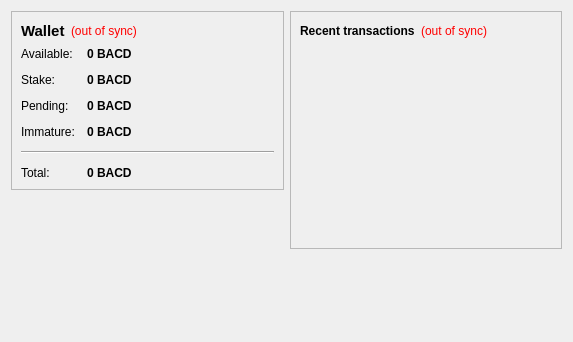
<?xml version="1.0" encoding="UTF-8"?>
<ui version="4.0">
 <class>OverviewPage</class>
 <widget class="QWidget" name="OverviewPage">
  <property name="geometry">
   <rect>
    <x>0</x>
    <y>0</y>
    <width>573</width>
    <height>342</height>
   </rect>
  </property>
  <property name="windowTitle">
   <string>Form</string>
  </property>
  <layout class="QHBoxLayout" name="horizontalLayout" stretch="1,1">
   <item>
    <layout class="QVBoxLayout" name="verticalLayout_2">
     <item>
      <widget class="QFrame" name="frame">
       <property name="frameShape">
        <enum>QFrame::StyledPanel</enum>
       </property>
       <property name="frameShadow">
        <enum>QFrame::Raised</enum>
       </property>
       <layout class="QVBoxLayout" name="verticalLayout_4">
        <item>
         <layout class="QHBoxLayout" name="horizontalLayout_4">
          <item>
           <widget class="QLabel" name="label_5">
            <property name="font">
             <font>
              <pointsize>11</pointsize>
              <weight>75</weight>
              <bold>true</bold>
             </font>
            </property>
            <property name="text">
             <string>Wallet</string>
            </property>
           </widget>
          </item>
          <item>
           <widget class="QLabel" name="labelWalletStatus">
            <property name="toolTip">
             <string>The displayed information may be out of date. Your wallet automatically synchronizes with the Backed network after a connection is established, but this process has not completed yet.</string>
            </property>
            <property name="styleSheet">
             <string notr="true">QLabel { color: red; }</string>
            </property>
            <property name="text">
             <string notr="true">(out of sync)</string>
            </property>
            <property name="alignment">
             <set>Qt::AlignLeading|Qt::AlignLeft|Qt::AlignVCenter</set>
            </property>
           </widget>
          </item>
          <item>
           <spacer name="horizontalSpacer_2">
            <property name="orientation">
             <enum>Qt::Horizontal</enum>
            </property>
            <property name="sizeHint" stdset="0">
             <size>
              <width>40</width>
              <height>20</height>
             </size>
            </property>
           </spacer>
          </item>
         </layout>
        </item>
        <item>
         <layout class="QFormLayout" name="formLayout_2">
          <property name="fieldGrowthPolicy">
           <enum>QFormLayout::AllNonFixedFieldsGrow</enum>
          </property>
          <property name="horizontalSpacing">
           <number>12</number>
          </property>
          <property name="verticalSpacing">
           <number>12</number>
          </property>
          <item row="0" column="0">
           <widget class="QLabel" name="label">
            <property name="text">
             <string>Available:</string>
            </property>
           </widget>
          </item>
          <item row="0" column="1">
           <widget class="QLabel" name="labelBalance">
            <property name="font">
             <font>
              <weight>75</weight>
              <bold>true</bold>
             </font>
            </property>
            <property name="cursor">
             <cursorShape>IBeamCursor</cursorShape>
            </property>
            <property name="toolTip">
             <string>Your current spendable balance</string>
            </property>
            <property name="text">
             <string notr="true">0 BACD</string>
            </property>
            <property name="textInteractionFlags">
             <set>Qt::LinksAccessibleByMouse|Qt::TextSelectableByKeyboard|Qt::TextSelectableByMouse</set>
            </property>
           </widget>
          </item>
          <item row="1" column="0">
           <widget class="QLabel" name="label_6">
            <property name="text">
             <string>Stake:</string>
            </property>
           </widget>
          </item>
          <item row="1" column="1">
           <widget class="QLabel" name="labelStake">
            <property name="font">
             <font>
              <weight>75</weight>
              <bold>true</bold>
             </font>
            </property>
            <property name="cursor">
             <cursorShape>IBeamCursor</cursorShape>
            </property>
            <property name="toolTip">
             <string>Total of coins that was staked, and do not yet count toward the current balance</string>
            </property>
            <property name="text">
             <string notr="true">0 BACD</string>
            </property>
            <property name="textInteractionFlags">
             <set>Qt::LinksAccessibleByMouse|Qt::TextSelectableByKeyboard|Qt::TextSelectableByMouse</set>
            </property>
           </widget>
          </item>
          <item row="2" column="0">
           <widget class="QLabel" name="label_3">
            <property name="text">
             <string>Pending:</string>
            </property>
           </widget>
          </item>
          <item row="2" column="1">
           <widget class="QLabel" name="labelUnconfirmed">
            <property name="font">
             <font>
              <weight>75</weight>
              <bold>true</bold>
             </font>
            </property>
            <property name="cursor">
             <cursorShape>IBeamCursor</cursorShape>
            </property>
            <property name="toolTip">
             <string>Total of transactions that have yet to be confirmed, and do not yet count toward the current balance</string>
            </property>
            <property name="text">
             <string notr="true">0 BACD</string>
            </property>
            <property name="textInteractionFlags">
             <set>Qt::LinksAccessibleByMouse|Qt::TextSelectableByKeyboard|Qt::TextSelectableByMouse</set>
            </property>
           </widget>
          </item>
          <item row="3" column="0">
           <widget class="QLabel" name="labelImmatureText">
            <property name="text">
             <string>Immature:</string>
            </property>
           </widget>
          </item>
          <item row="3" column="1">
           <widget class="QLabel" name="labelImmature">
            <property name="font">
             <font>
              <weight>75</weight>
              <bold>true</bold>
             </font>
            </property>
            <property name="toolTip">
             <string>Mined balance that has not yet matured</string>
            </property>
            <property name="text">
             <string notr="true">0 BACD</string>
            </property>
            <property name="textInteractionFlags">
             <set>Qt::LinksAccessibleByMouse|Qt::TextSelectableByKeyboard|Qt::TextSelectableByMouse</set>
            </property>
           </widget>
          </item>
          <item row="4" column="0" colspan="2">
           <widget class="Line" name="line">
            <property name="orientation">
             <enum>Qt::Horizontal</enum>
            </property>
           </widget>
          </item>
          <item row="5" column="0">
           <widget class="QLabel" name="labelTotalText">
            <property name="text">
             <string>Total:</string>
            </property>
           </widget>
          </item>
          <item row="5" column="1">
           <widget class="QLabel" name="labelTotal">
            <property name="font">
             <font>
              <weight>75</weight>
              <bold>true</bold>
             </font>
            </property>
            <property name="cursor">
             <cursorShape>IBeamCursor</cursorShape>
            </property>
            <property name="toolTip">
             <string>Your current total balance</string>
            </property>
            <property name="text">
             <string notr="true">0 BACD</string>
            </property>
            <property name="textInteractionFlags">
             <set>Qt::LinksAccessibleByMouse|Qt::TextSelectableByKeyboard|Qt::TextSelectableByMouse</set>
            </property>
           </widget>
          </item>
         </layout>
        </item>
       </layout>
      </widget>
     </item>
     <item>
      <spacer name="verticalSpacer">
       <property name="orientation">
        <enum>Qt::Vertical</enum>
       </property>
       <property name="sizeHint" stdset="0">
        <size>
         <width>20</width>
         <height>40</height>
        </size>
       </property>
      </spacer>
     </item>
    </layout>
   </item>
   <item>
    <layout class="QVBoxLayout" name="verticalLayout_3">
     <item>
      <widget class="QFrame" name="frame_2">
       <property name="frameShape">
        <enum>QFrame::StyledPanel</enum>
       </property>
       <property name="frameShadow">
        <enum>QFrame::Raised</enum>
       </property>
       <layout class="QVBoxLayout" name="verticalLayout">
        <item>
         <layout class="QHBoxLayout" name="horizontalLayout_2">
          <item>
           <widget class="QLabel" name="label_4">
            <property name="text">
             <string>&lt;b&gt;Recent transactions&lt;/b&gt;</string>
            </property>
           </widget>
          </item>
          <item>
           <widget class="QLabel" name="labelTransactionsStatus">
            <property name="toolTip">
             <string>The displayed information may be out of date. Your wallet automatically synchronizes with the Backed network after a connection is established, but this process has not completed yet.</string>
            </property>
            <property name="styleSheet">
             <string notr="true">QLabel { color: red; }</string>
            </property>
            <property name="text">
             <string notr="true">(out of sync)</string>
            </property>
            <property name="alignment">
             <set>Qt::AlignRight|Qt::AlignTrailing|Qt::AlignVCenter</set>
            </property>
           </widget>
          </item>
          <item>
           <spacer name="horizontalSpacer">
            <property name="orientation">
             <enum>Qt::Horizontal</enum>
            </property>
            <property name="sizeHint" stdset="0">
             <size>
              <width>40</width>
              <height>20</height>
             </size>
            </property>
           </spacer>
          </item>
         </layout>
        </item>
        <item>
         <widget class="QListView" name="listTransactions">
          <property name="styleSheet">
           <string notr="true">QListView { background: transparent; }</string>
          </property>
          <property name="frameShape">
           <enum>QFrame::NoFrame</enum>
          </property>
          <property name="verticalScrollBarPolicy">
           <enum>Qt::ScrollBarAlwaysOff</enum>
          </property>
          <property name="horizontalScrollBarPolicy">
           <enum>Qt::ScrollBarAlwaysOff</enum>
          </property>
          <property name="selectionMode">
           <enum>QAbstractItemView::NoSelection</enum>
          </property>
         </widget>
        </item>
       </layout>
      </widget>
     </item>
     <item>
      <spacer name="verticalSpacer_2">
       <property name="orientation">
        <enum>Qt::Vertical</enum>
       </property>
       <property name="sizeHint" stdset="0">
        <size>
         <width>20</width>
         <height>40</height>
        </size>
       </property>
      </spacer>
     </item>
    </layout>
   </item>
  </layout>
 </widget>
 <resources/>
 <connections/>
</ui>
